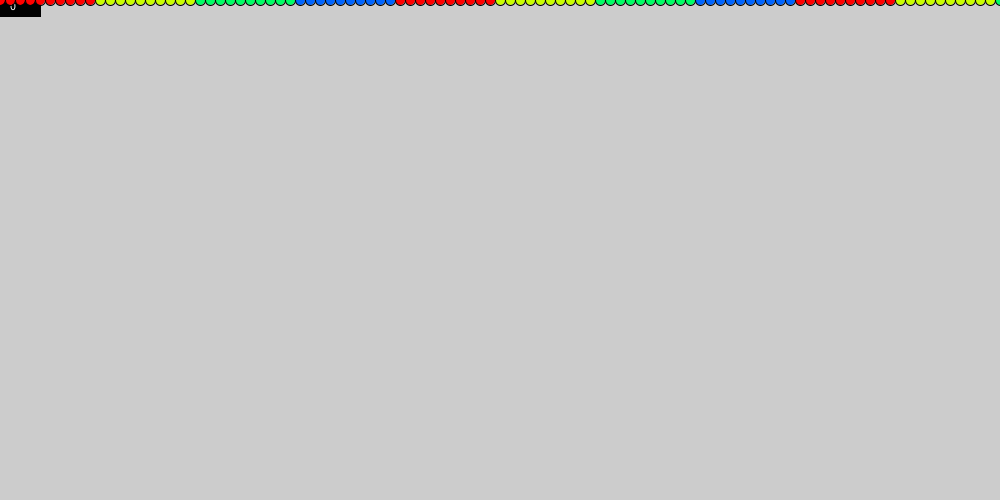
Frame 1 (no input)
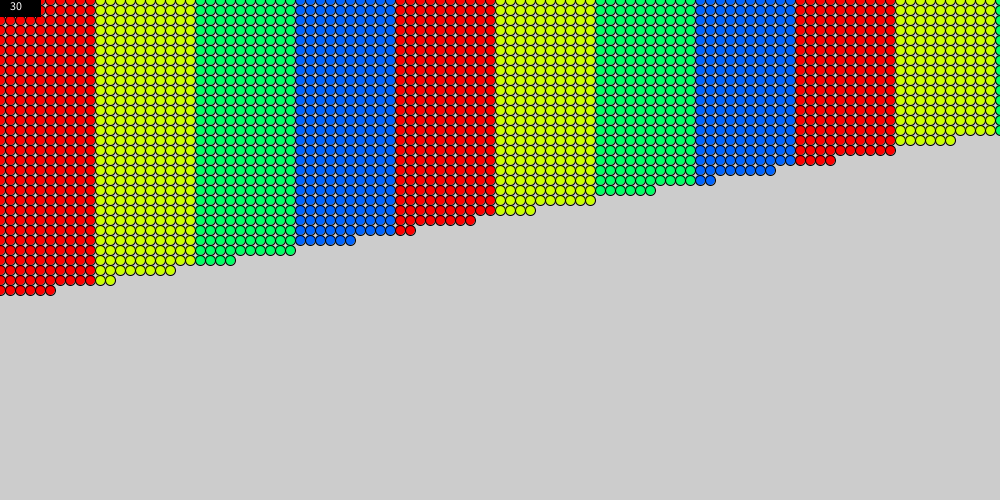
Frame 60 (the mouse pressed at the canvas centre just before this capture)
Frame 120 (the mouse held since frame 60 and released just before this capture): identical to frame 60, image omitted

The Processing sketch that drew these frames (run headless with seeded random() and noise(); from frame 60 on, the mouse is pressed at the canvas centre):

// Processing sketch: newton_ox
// ── newton_ox.pde
int x = 180; // number of people who have waited for
int y = 2; // number of people who are newly come in per min
int z = 4; // number of people who are get in per min per gate
int gates = 2;


int count = 0;
int n = x;

void setup() {
  size(1000, 500);
  frameRate(10);
  colorMode(HSB, 1.0);
}

float [] hue = { 
  0, 0.2, 0.4, 0.6
};

void draw() {
  //background(0);
  fill(0);
  rect(0, 0, 40, 16);
  fill(1);
  text(count, 10, 10);
  if (0 < n) {
    for (int i = 0; i < n; i++) {
      fill(hue[(i / 10) % hue.length], 1, 1);
      ellipse(i*10, count*10, 10, 10);
    }
    n += y;
    n -= z * gates;
    count++;
  }
}

/*
Question:
 30 mins with 2 gates (given)
 18 mins with 3 gates (given)
 How long mins with 5 gates?
 
 Observed phenomena on the simulation:
 30 = x/(2*z - y) ...(a)
 18 = x/(3*z - y) ...(b)
 t = x/(gates*z - y) ...(c)
 
 The mathmatical question is to solve (c) where gates = 5
 
 From (a) and (b):
 30*(2*z - y) = 18*(3*z - y)
 -> 6*z = 12*y
 -> z = 2*y ...(d)
 
 Let (d) to (c):
 t = x/(10*y - y) = x/(9*y) ...(e)
 
 Let (d) to (a):
 30 = x/(4*y - y) = x/(3*y)
 -> x = 90*y ...(f)
 
 Let (f) to (e):
 t = (90*y)/(9*y) = 10
 
 Finally, you can say in this case with the given data:
 int z = 2*y; // number of people who are get in per min per gate
 int x = 90*y; // number of people who have waited for
 */
